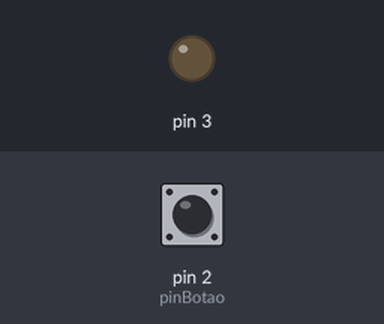
Recording of a sketch running on a simulated Arduino Uno, built with avr-gcc and run on an emulated ATmega328P. Shown: output pins drawn as LEDs (lit = HIGH). Inputs (shaded band) come from the test bench; at power-on: pin 2 (pinBotao) LOW.

Above: at 1.2 s.
1.3 s: pin 2 (pinBotao) pulled HIGH for 0.15 s
At 1.37 s:
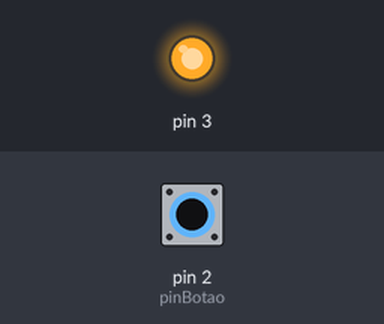
2.9 s: pin 2 (pinBotao) pulled HIGH for 3.2 s
At 6.4 s:
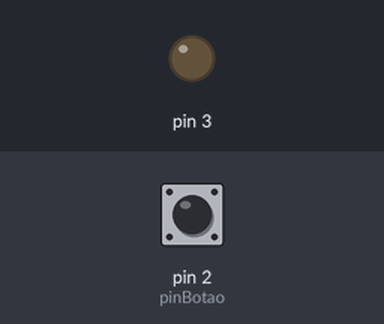
Timing chart, 0 to 7.9 s (numbered marks = the images above; inputs shaded):
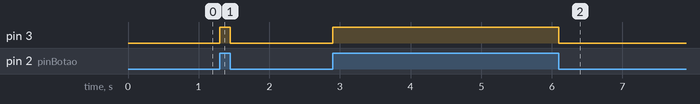

The sketch:

Botao_LED.ino
```cpp
int pinBotao = 2;
int estadoBotao = 0;

void setup()
{

pinMode(pinBotao, INPUT);
pinMode (3, OUTPUT);

}

void loop()
{
estadoBotao = digitalRead(pinBotao);

  if(estadoBotao == HIGH) {
    digitalWrite (3, HIGH);
  }
  else{
    digitalWrite (3, LOW);
    }
}
```

Measured:
- after the input at 1.3 s, pin 3: LOW → HIGH at once, → LOW 0.15 s later
- after the input at 2.9 s, pin 3: LOW → HIGH at once, → LOW 3.2 s later
